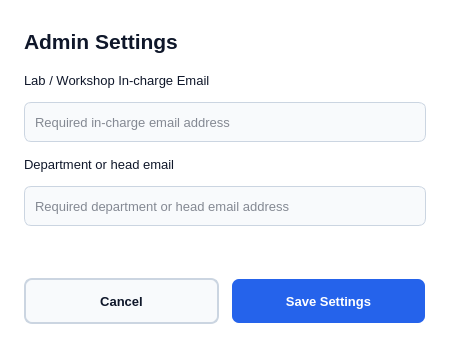
<?xml version='1.0' encoding='utf-8'?>
<ui version="4.0">
 <class>AdminSettingsDialog</class>
 <widget class="QDialog" name="AdminSettingsDialog">
  <property name="darkStyleSheet" stdset="0">
   <string notr="true">QWidget { font-family: "Segoe UI"; font-size: 10pt; }
QDialog { background-color: #172033; color: #F1F5F9; }
QLabel { color: #F1F5F9; background: transparent; }
QLineEdit, QComboBox { background-color: #0F172A; color: #F1F5F9; border: 1px solid #475569; border-radius: 7px; padding: 8px; }
QLineEdit:focus, QComboBox:focus { border: 1px solid #2563EB; }
QComboBox QAbstractItemView { background-color: #0F172A; color: #F1F5F9; selection-background-color: #2563EB; selection-color: white; border: 1px solid #475569; }
QPushButton { background-color: #2563EB; color: white; border: 2px solid transparent; border-radius: 8px; padding: 2px 14px; }
QPushButton:focus, QPushButton:default { border-color: #F1F5F9; }
QPushButton:hover { border-color: #475569; }
QPushButton:disabled { background-color: #475569; color: #F1F5F9; }
QPushButton#cancelBtn, QPushButton#closeBtn { background-color: #0F172A; color: #F1F5F9; border-color: #475569; }
QGroupBox { color: #F1F5F9; border: 1px solid #475569; border-radius: 8px; margin-top: 16px; padding-top: 10px; }
QGroupBox::title { subcontrol-origin: margin; left: 12px; padding: 0 4px; }
#AdminSettingsDialog { font-family: "Segoe UI"; font-size: 10pt; }
#titleLbl { font-size: 16pt; font-weight: bold; }
#deanEmailInput { font-size: 10pt; }
#depHeadEmailInput { font-size: 10pt; }
#cancelBtn { font-size: 10pt; font-weight: bold; }
#saveBtn { font-size: 10pt; font-weight: bold; }</string>
  </property>
  <property name="styleSheet">
   <string notr="true">QWidget { font-family: "Segoe UI"; font-size: 10pt; }
QDialog { background-color: #FFFFFF; color: #0F172A; }
QLabel { color: #0F172A; background: transparent; }
QLineEdit, QComboBox { background-color: #F8FAFC; color: #0F172A; border: 1px solid #CBD5E1; border-radius: 7px; padding: 8px; }
QLineEdit:focus, QComboBox:focus { border: 1px solid #2563EB; }
QComboBox QAbstractItemView { background-color: #F8FAFC; color: #0F172A; selection-background-color: #2563EB; selection-color: white; border: 1px solid #CBD5E1; }
QPushButton { background-color: #2563EB; color: white; border: 2px solid transparent; border-radius: 8px; padding: 2px 14px; }
QPushButton:focus, QPushButton:default { border-color: #0F172A; }
QPushButton:hover { border-color: #CBD5E1; }
QPushButton:disabled { background-color: #CBD5E1; color: #0F172A; }
QPushButton#cancelBtn, QPushButton#closeBtn { background-color: #F8FAFC; color: #0F172A; border-color: #CBD5E1; }
QGroupBox { color: #0F172A; border: 1px solid #CBD5E1; border-radius: 8px; margin-top: 16px; padding-top: 10px; }
QGroupBox::title { subcontrol-origin: margin; left: 12px; padding: 0 4px; }
#AdminSettingsDialog { font-family: "Segoe UI"; font-size: 10pt; }
#titleLbl { font-size: 16pt; font-weight: bold; }
#deanEmailInput { font-size: 10pt; }
#depHeadEmailInput { font-size: 10pt; }
#cancelBtn { font-size: 10pt; font-weight: bold; }
#saveBtn { font-size: 10pt; font-weight: bold; }</string>
  </property>
  <property name="geometry">
   <rect>
    <x>0</x>
    <y>0</y>
    <width>450</width>
    <height>348</height>
   </rect>
  </property>
  <property name="windowTitle">
   <string>Administration email settings</string>
  </property>
  <widget class="QLabel" name="titleLbl">
   <property name="geometry">
    <rect>
     <x>24</x>
     <y>24</y>
     <width>402</width>
     <height>34</height>
    </rect>
   </property>
   <property name="text">
    <string>Admin Settings</string>
   </property>
   <property name="textFormat">
    <enum>Qt::TextFormat::PlainText</enum>
   </property>
   <property name="wordWrap">
    <bool>true</bool>
   </property>
  </widget>
  <widget class="QLabel" name="lbl1">
   <property name="geometry">
    <rect>
     <x>24</x>
     <y>70</y>
     <width>402</width>
     <height>20</height>
    </rect>
   </property>
   <property name="text">
    <string>Lab / Workshop In-charge Email</string>
   </property>
   <property name="textFormat">
    <enum>Qt::TextFormat::PlainText</enum>
   </property>
   <property name="wordWrap">
    <bool>true</bool>
   </property>
  </widget>
  <widget class="QLineEdit" name="deanEmailInput">
   <property name="geometry">
    <rect>
     <x>24</x>
     <y>102</y>
     <width>402</width>
     <height>40</height>
    </rect>
   </property>
   <property name="placeholderText">
    <string>Required in-charge email address</string>
   </property>
  </widget>
  <widget class="QLabel" name="lbl2">
   <property name="geometry">
    <rect>
     <x>24</x>
     <y>154</y>
     <width>402</width>
     <height>20</height>
    </rect>
   </property>
   <property name="text">
    <string>Department or head email</string>
   </property>
   <property name="textFormat">
    <enum>Qt::TextFormat::PlainText</enum>
   </property>
   <property name="wordWrap">
    <bool>true</bool>
   </property>
  </widget>
  <widget class="QLineEdit" name="depHeadEmailInput">
   <property name="geometry">
    <rect>
     <x>24</x>
     <y>186</y>
     <width>402</width>
     <height>40</height>
    </rect>
   </property>
   <property name="placeholderText">
    <string>Required department or head email address</string>
   </property>
  </widget>
  <widget class="QPushButton" name="cancelBtn">
   <property name="geometry">
    <rect>
     <x>24</x>
     <y>278</y>
     <width>195</width>
     <height>46</height>
    </rect>
   </property>
   <property name="cursor">
    <cursorShape>PointingHandCursor</cursorShape>
   </property>
   <property name="text">
    <string>Cancel</string>
   </property>
  </widget>
  <widget class="QPushButton" name="saveBtn">
   <property name="geometry">
    <rect>
     <x>231</x>
     <y>278</y>
     <width>195</width>
     <height>46</height>
    </rect>
   </property>
   <property name="cursor">
    <cursorShape>PointingHandCursor</cursorShape>
   </property>
   <property name="text">
    <string>Save Settings</string>
   </property>
  </widget>
 </widget>
 <tabstops>
  <tabstop>deanEmailInput</tabstop>
  <tabstop>depHeadEmailInput</tabstop>
  <tabstop>saveBtn</tabstop>
  <tabstop>cancelBtn</tabstop>
 </tabstops>
 <resources />
 <connections />
</ui>
